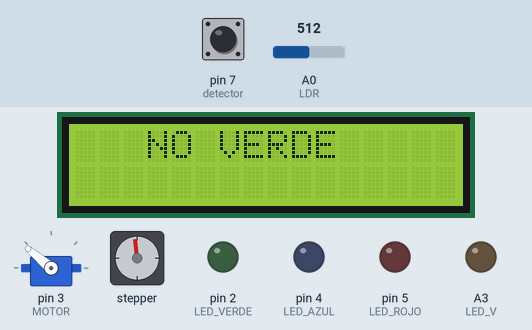
The sketch below on a simulated Arduino Uno, built with avr-gcc and run on an emulated ATmega328P. Shown: 16×2 character LCD, servo, stepper motor, output pins drawn as LEDs (lit = HIGH). The inputs (shaded band) are chosen by the test bench; at power-on: pin 7 (detector) LOW, A0 (LDR) = 512. Stepper angles assume 2048 steps per turn.

Above: at 4.6 s.
4.7 s: pin 7 (detector) driven LOW
At 4.92 s:
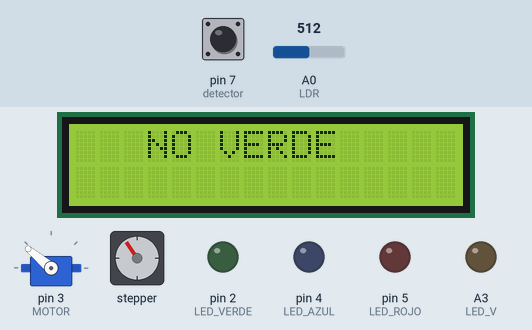
20.0 s: pin 7 (detector) pulsed HIGH 2 times (0.12 s each, 0.3 s apart)
At 20.85 s:
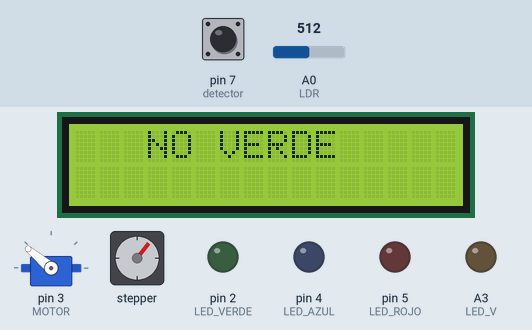
Timing chart, 0 to 52.4 s (numbered marks = the images above; inputs shaded):
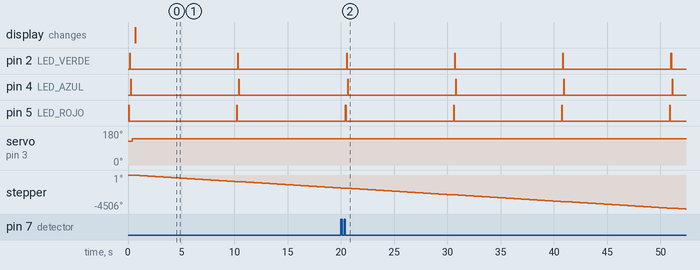

The sketch:

Banda.ino
```cpp
/*
  Fundación Kinal Centro Educativo Técnico Labral Kinal
  Grado:   Quinto Electrónica
  Sección: A
  Curso:   Taller de Electrónica Digital y Reparación de Computadoras I
  Nombre:  Juan David Tejada Peñuela
  Carné:   2022454
  Nombre:  Jared Hernan Ruiz Anleu y Juan David Tejada
  Carné:   2022011
  Proyecto: Practica #3 - Banda transportadora
*/
//Librerias
#include <Stepper.h>
#include <Servo.h>
#include <Wire.h>
#include <LiquidCrystal_I2C.h>

//Directivas del preprocesador
#define LDR    A0  //pin A0 del arduino, a este conectaremos el punto medio del divisor de tension entre LDR y una resistencia de 33K
#define LED_V  A3
#define LED_AZUL  4   //led azul conectado al pin 3
#define LED_VERDE 2   //led verde conectado al pin 4
#define LED_ROJO  5   //led rojo conectado al pin 5
#define IN1 8  //Pines del Stepper
#define IN2 9  //Pines del Stepper
#define IN3 10  //Pines del Stepper
#define IN4 11  //Pines del Stepper
#define detector 7  //Sensor de objetos


#define direccion_lcd 0x27
#define filas 2
#define columnas 16

LiquidCrystal_I2C LCD_David(direccion_lcd, columnas, filas);

//Variables
//Valores analogicos de la intensidad de cada color
int resultado_azul, resultado_rojo, resultado_verde;
//Valores analogicos leidos por la LDR
int resultado;

//Valor de umbral para los colores
int tol = 8; //este valor lo podremos cambiar segun los valores leidos por nuestra LDR
//Constructor
Stepper BANDA_STP(2048,IN1,IN3,IN2,IN4);   //Constructor del Stepper
Servo MOTOR;  //Constructor del Servo
void setup() {
//Comunicacion serial
  LCD_David.init();
  LCD_David.backlight();

  //Configuracion de I/O
  pinMode(LDR, INPUT); //pin A0 como entrada
  pinMode(LED_AZUL, OUTPUT); //pin 3 como salida
  pinMode(LED_VERDE, OUTPUT); //pin 4 como salida
  pinMode(LED_ROJO, OUTPUT);  //pin 5 como salida
  pinMode(LED_V,OUTPUT);


  //Los leds inician en un estado de bajo
  digitalWrite(LED_AZUL, LOW);
  digitalWrite(LED_VERDE, LOW);
  digitalWrite(LED_ROJO, LOW);

  //Configuracion Banda
  BANDA_STP.setSpeed(15);
  //Configuracion Servo
  MOTOR.attach(3);
  MOTOR.write(125);  //Posicion de inicio del Servo

}

void loop() {
  if(digitalRead(detector) == true){  //Si no hay un objeto
    BANDA_STP.step(-1);
    }
    if(digitalRead(detector) == false){   //Si hay un objeto
    color();
    }

}

int color(){
  //Enciendo el led rojo
  digitalWrite(LED_ROJO, HIGH);
  //espero 150 milisegundos
  delay(50);

  //Leo el valor captado por la LDR
  resultado = analogRead(LDR);
  resultado_rojo = map(resultado, 0,1023,0,255);  //lo linealizo
  digitalWrite(LED_ROJO, LOW);
  delay(50);
  //Enciendo el led verde
  digitalWrite(LED_VERDE, HIGH);
  //espero 150 milisegundos
  delay(50);

  //Leo el valor captado por la LDR
  resultado = analogRead(LDR);
  resultado_verde = map(resultado, 0,1023,0,255);  //lo linealizo
  digitalWrite(LED_VERDE, LOW);
  delay(50);
   //Enciendo el led azul
  digitalWrite(LED_AZUL, HIGH);
  //espero 150 milisegundos
  delay(50);

  //Leo el valor captado por la LDR
  resultado = analogRead(LDR);
  resultado_azul = map(resultado, 0,1023,0,255);  //lo linealizo
  digitalWrite(LED_AZUL, LOW);
  delay(50);

  if(resultado_verde > resultado_azul && resultado_verde > resultado_rojo){  //Si el resultado del verde es mayor a los demas realiza lo siguiente
  MOTOR.write(110);
  digitalWrite(LED_V, HIGH);
  LCD_David.clear();
  LCD_David.setCursor(5,0);
  LCD_David.print("VERDE");

  BANDA_STP.step(-2048);
  delay(100);

  }
  else{
  LCD_David.clear();
  LCD_David.setCursor(3,0);
  LCD_David.print("NO VERDE");

  MOTOR.write(140);
  digitalWrite(LED_V, LOW);
  BANDA_STP.step(-5000);

  }
}
```

Measured:
- by itself, pin 2 (LED_VERDE), pin 4 (LED_AZUL), pin 5 (LED_ROJO): alternates HIGH for 0.05 s and LOW for 10.1 s
